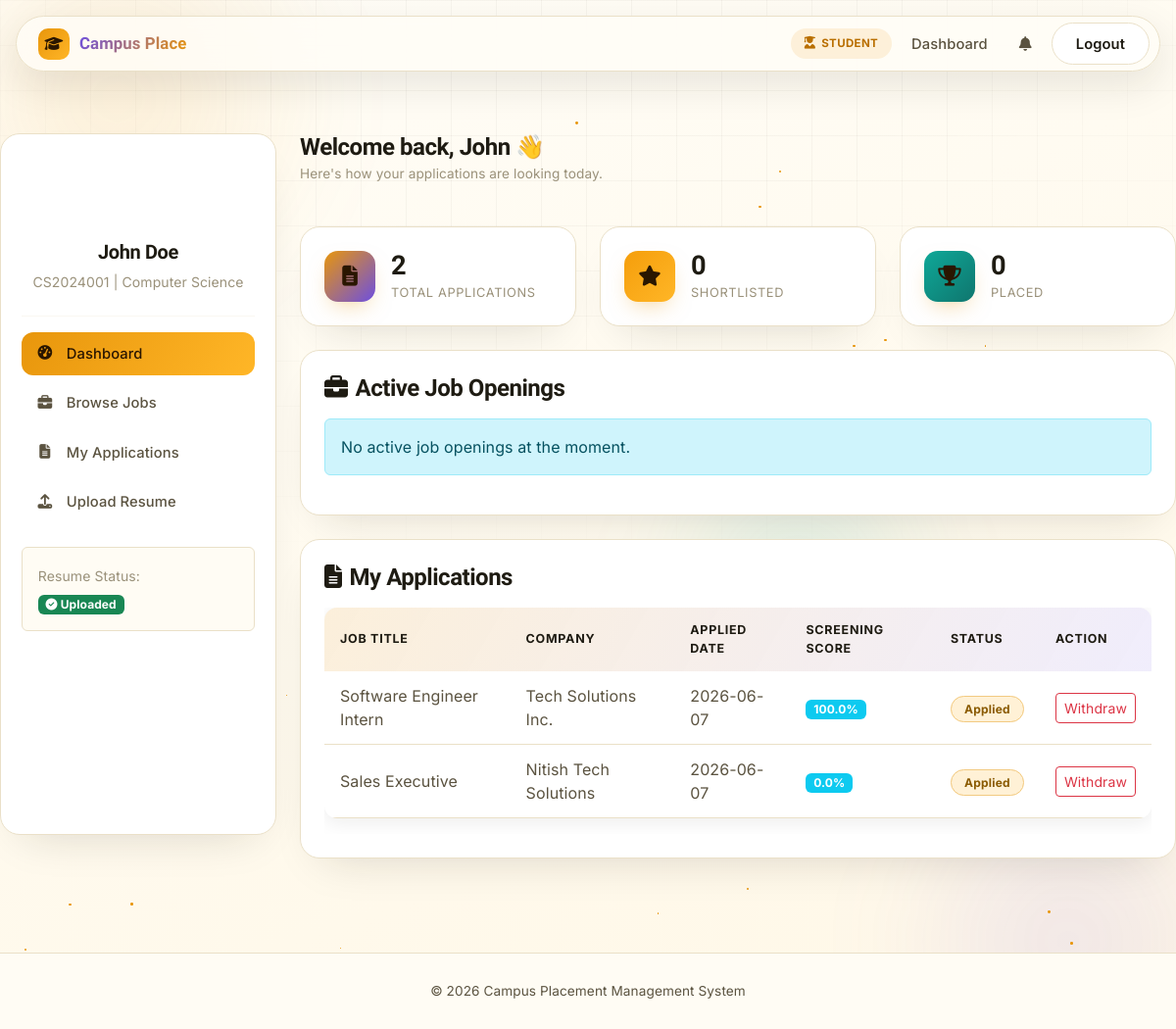
The page /student/dashboard (signed in) on the database its author committed.
### app.py (models this page shows, shortened)
class User(db.Model):
    __tablename__ = 'users'
    id = db.Column(db.Integer, primary_key=True)
    email = db.Column(db.String(120), unique=True, nullable=False)
    password_hash = db.Column(db.String(256), nullable=False)
    role = db.Column(db.String(20), nullable=False)  # 'student', 'company', 'admin'
    created_at = db.Column(db.DateTime, default=datetime.utcnow)

class StudentProfile(db.Model):
    __tablename__ = 'student_profiles'
    id = db.Column(db.Integer, primary_key=True)
    user_id = db.Column(db.Integer, db.ForeignKey('users.id'), unique=True)
    full_name = db.Column(db.String(100), nullable=False)
    roll_number = db.Column(db.String(50), unique=True)
    branch = db.Column(db.String(50))
    cgpa = db.Column(db.Float)
    passing_year = db.Column(db.Integer)
    phone = db.Column(db.String(15))
    skills = db.Column(db.Text)  # Comma separated skills
    resume_text = db.Column(db.Text)  # Extracted text from resume
    user = db.relationship('User', backref='student_profile', uselist=False)
    applications = db.relationship('JobApplication', backref='student', lazy=True)

class JobApplication(db.Model):
    __tablename__ = 'job_applications'
    id = db.Column(db.Integer, primary_key=True)
    student_id = db.Column(db.Integer, db.ForeignKey('student_profiles.id'))
    job_id = db.Column(db.Integer, db.ForeignKey('job_posts.id'))
    applied_date = db.Column(db.DateTime, default=datetime.utcnow)
    status = db.Column(db.String(20), default='Applied')  # Applied, Shortlisted, Rejected, Placed
    screening_score = db.Column(db.Float, default=0.0)
    remarks = db.Column(db.Text)

class JobPost(db.Model):
    __tablename__ = 'job_posts'
    id = db.Column(db.Integer, primary_key=True)
    company_id = db.Column(db.Integer, db.ForeignKey('company_profiles.id'))
    title = db.Column(db.String(100), nullable=False)
    description = db.Column(db.Text, nullable=False)
    required_skills = db.Column(db.Text)  # Comma separated
    location = db.Column(db.String(100))
    salary_range = db.Column(db.String(50))
    last_date = db.Column(db.Date)
    created_at = db.Column(db.DateTime, default=datetime.utcnow)
    is_active = db.Column(db.Boolean, default=True)
    applications = db.relationship('JobApplication', backref='job', lazy=True)

class CompanyProfile(db.Model):
    __tablename__ = 'company_profiles'
    id = db.Column(db.Integer, primary_key=True)
    user_id = db.Column(db.Integer, db.ForeignKey('users.id'), unique=True)
    company_name = db.Column(db.String(100), nullable=False)
    industry = db.Column(db.String(50))
    description = db.Column(db.Text)
    website = db.Column(db.String(200))
    location = db.Column(db.String(100))
    approval_status = db.Column(db.String(20), default='pending')  # pending, approved, rejected
    user = db.relationship('User', backref='company_profile', uselist=False)
    jobs = db.relationship('JobPost', backref='company', lazy=True)

### app.py (the view)
@app.route('/student/dashboard')
@login_required
@role_required('student')
def student_dashboard():
    student = StudentProfile.query.filter_by(user_id=session['user_id']).first()
    applications = JobApplication.query.filter_by(student_id=student.id).all()
    total_applications = len(applications)
    shortlisted = sum(1 for a in applications if a.status == 'Shortlisted')
    placed = sum(1 for a in applications if a.status == 'Placed')
    applied_job_ids = [a.job_id for a in applications]
    active_jobs = JobPost.query.filter(
        JobPost.is_active == True,
        JobPost.id.notin_(applied_job_ids) if applied_job_ids else True
    ).all()
    return render_template('student_dashboard.html',
                         student=student,
                         applications=applications,
                         active_jobs=active_jobs,
                         total_applications=total_applications,
                         shortlisted=shortlisted,
                         placed=placed)

### app.py (called while the page is built)
def login_required(f):
    @wraps(f)
    def decorated_function(*args, **kwargs):
        if 'user_id' not in session:
            flash('Please login to access this page', 'warning')
            return redirect(url_for('login'))
        return f(*args, **kwargs)
    return decorated_function

def role_required(*roles):
    def decorator(f):
        @wraps(f)
        def decorated_function(*args, **kwargs):
            if 'user_id' not in session:
                flash('Please login first', 'warning')
                return redirect(url_for('login'))
            user = User.query.get(session['user_id'])
            if user.role not in roles:
                flash('You do not have permission to access this page', 'danger')
                return redirect(url_for('dashboard'))
            return f(*args, **kwargs)
        return decorated_function
    return decorator

@app.context_processor
def inject_notifications():
    if 'user_id' in session:
        unread_count = Notification.query.filter_by(user_id=session['user_id'], is_read=False).count()
        recent_notifications = Notification.query.filter_by(user_id=session['user_id']) \
            .order_by(desc(Notification.created_at)).limit(6).all()
        return dict(unread_notif_count=unread_count, recent_notifications=recent_notifications)
    return dict(unread_notif_count=0, recent_notifications=[])

### templates/student_dashboard.html (shortened to what this page needs)
{% extends "base.html" %}
{% block content %}
<div class="container-fluid dashboard-container">
    <div class="row">
        <div class="col-lg-3 mb-4">
            <div class="sidebar">
                <div class="text-center mb-4">
                    <div class="rounded-circle bg-gradient p-3 d-inline-block" style="background: linear-gradient(135deg, var(--accent-1), var(--accent-3));">
                        <i class="fas fa-user-graduate fa-2x text-white"></i>
                    </div>
                    <h5 class="mt-3">{{ student.full_name }}</h5>
                    <p class="text-muted small">{{ student.roll_number }} | {{ student.branch }}</p>
                </div>
                <hr>
                <ul class="sidebar-nav">
                    <li><a href="#" class="active"><i class="fas fa-tachometer-alt"></i> Dashboard</a></li>
                    <li><a href="#active-jobs"><i class="fas fa-briefcase"></i> Browse Jobs</a></li>
                    <li><a href="#my-applications"><i class="fas fa-file-alt"></i> My Applications</a></li>
                    <li><a href="#" data-bs-toggle="modal" data-bs-target="#uploadResumeModal"><i class="fas fa-upload"></i> Upload Resume</a></li>
                </ul>
                <div class="mt-4 p-3 rounded" style="background: var(--glass-strong); border:1px solid var(--glass-border);">
                    <small class="text-muted">Resume Status:</small>
                    <div class="mt-1">
                        {% if student.resume_text %}
                            <span class="badge bg-success"><i class="fas fa-check-circle"></i> Uploaded</span>
                        {% else %}
                            <span class="badge bg-warning"><i class="fas fa-exclamation-triangle"></i> Not Uploaded</span>
                        {% endif %}
                    </div>
                </div>
            </div>
        </div>
        <div class="col-lg-9">
            <div class="page-header">
                <div>
                    <h3>Welcome back, {{ student.full_name.split(' ')[0] }} 👋</h3>
                    <p class="page-sub">Here's how your applications are looking today.</p>
                </div>
            </div>
            <div class="row g-4 mb-4">
                <div class="col-md-4">
                    <div class="stat-card">
                        <div class="stat-icon" style="background: linear-gradient(135deg, var(--accent-1), var(--accent-2));"><i class="fas fa-file-alt"></i></div>
                        <div class="stat-body"><h3>{{ total_applications }}</h3><p>Total Applications</p></div>
                    </div>
                </div>
                <div class="col-md-4">
                    <div class="stat-card">
                        <div class="stat-icon" style="background: linear-gradient(135deg, #f59e0b, var(--accent-3));"><i class="fas fa-star"></i></div>
                        <div class="stat-body"><h3>{{ shortlisted }}</h3><p>Shortlisted</p></div>
                    </div>
                </div>
                <div class="col-md-4">
                    <div class="stat-card">
                        <div class="stat-icon" style="background: linear-gradient(135deg, var(--accent-4), #0f766e);"><i class="fas fa-trophy"></i></div>
                        <div class="stat-body"><h3>{{ placed }}</h3><p>Placed</p></div>
                    </div>
                </div>
            </div>
            <div class="glass-card p-4 mb-4" id="active-jobs">
                <h4 class="mb-3"><i class="fas fa-briefcase me-2"></i>Active Job Openings</h4>
                {% if active_jobs %}
                    <div class="table-responsive">
                        <table class="table custom-table">
                            <thead>
                                <tr><th>Title</th><th>Company</th><th>Location</th><th>Salary</th><th>Last Date</th><th>Action</th></tr>
                            </thead>
                            <tbody>
                                {% for job in active_jobs %}
                                <tr>
                                    <td><strong>{{ job.title }}</strong></td>
                                    <td>{{ job.company.company_name }}</td>
                                    <td>{{ job.location }}</td>
                                    <td>{{ job.salary_range }}</td>
                                    <td>{{ job.last_date }}</td>
                                    <td><a href="{{ url_for('apply_job', job_id=job.id) }}" class="btn btn-sm btn-gradient">Apply</a></td>
                                </tr>
                                {% endfor %}
                            </tbody>
                        </table>
                    </div>
                {% else %}
                    <div class="alert alert-info">No active job openings at the moment.</div>
                {% endif %}
            </div>
            <div class="glass-card p-4" id="my-applications">
                <h4 class="mb-3"><i class="fas fa-file-alt me-2"></i>My Applications</h4>
                {% if applications %}
                    <div class="table-responsive">
                        <table class="table custom-table">
                            <thead>
                                <tr><th>Job Title</th><th>Company</th><th>Applied Date</th><th>Screening Score</th><th>Status</th><th>Action</th></tr>
                            </thead>
                            <tbody>
                                {% for app in applications %}
                                <tr>
                                    <td>{{ app.job.title }}</td>
                                    <td>{{ app.job.company.company_name }}</td>
                                    <td>{{ app.applied_date.strftime('%Y-%m-%d') }}</td>
                                    <td><span class="badge bg-info">{{ "%.1f"|format(app.screening_score) }}%</span></td>
                                    <td>
                                        <span class="badge-status badge-{{ app.status.lower() }}">{{ app.status }}</span>
                                    </td>
                                    <td>
                                        {% if app.status == 'Applied' %}
                                            <a href="{{ url_for('withdraw_application', app_id=app.id) }}" class="btn btn-sm btn-outline-danger" onclick="return confirm('Withdraw application?')">Withdraw</a>
                                        {% endif %}
                                    </td>
                                </tr>
                                {% endfor %}
                            </tbody>
                        </table>
                    </div>
                {% else %}
                    <div class="alert alert-info">You haven't applied to any jobs yet.</div>
                {% endif %}
            </div>
        </div>
    </div>
</div>
{% endblock %}

### templates/base.html (shortened to what this page needs)
<!DOCTYPE html>
<html lang="en">
<head>
    <link href="https://cdn.jsdelivr.net/npm/bootstrap@5.3.3/dist/css/bootstrap.min.css" rel="stylesheet">
    <link rel="stylesheet" href="https://cdnjs.cloudflare.com/ajax/libs/font-awesome/6.4.0/css/all.min.css">
</head>
<body>
    <div class="bg-fx">
        <div class="bg-blob b2"></div>
        <div class="bg-stars" id="bgStars"></div>
    </div>
    <div class="nav-shell">
        <nav class="navbar navbar-expand-lg glass-nav">
            <div class="container-fluid px-0">
                <a class="navbar-brand" href="{{ url_for('index') }}">
                    <span class="brand-mark"><i class="fas fa-graduation-cap"></i></span>
                    <span class="brand-text">Campus Place</span>
                </a>
                <div class="collapse navbar-collapse" id="navbarNav">
                    <ul class="navbar-nav ms-auto align-items-lg-center">
                        {% if session.user_id %}
                            <li class="nav-item d-flex align-items-center me-1">
                                <span class="role-badge role-{{ session.user_role }}">
                                    <i class="fas fa-{% if session.user_role == 'admin' %}shield-alt{% elif session.user_role == 'company' %}building{% else %}user-graduate{% endif %}"></i>
                                    {{ session.user_role }}
                                </span>
                            </li>
                            <li class="nav-item">
                                <a class="nav-link" href="{{ url_for('dashboard') }}">Dashboard</a>
                            </li>
                            <li class="nav-item dropdown">
                                <a class="nav-link position-relative" href="#" role="button" data-bs-toggle="dropdown" aria-label="Notifications">
                                    <i class="fas fa-bell"></i>
                                </a>
                            </li>
                            <li class="nav-item ms-lg-1">
                                <a class="btn-outline-gradient" href="{{ url_for('logout') }}">Logout</a>
                            </li>
                        {% endif %}
                    </ul>
                </div>
            </div>
        </nav>
    </div>
    <div style="padding-top: 100px; position: relative;">
        {% block content %}{% endblock %}
    </div>
    <div class="footer">
        <p class="mb-0">&copy; 2026 Campus Placement Management System</p>
    </div>
</body>
</html>

### rows shown on the page
User: user_role "STUDENT"
StudentProfile: full_name "John Doe", roll_number "CS2024001", branch "Computer Science", full_name "John"
JobApplication: job "Software Engineer Intern", job.company.company_name "Tech Solutions Inc.", applied_date "2026-06-07", screening_score "100.0", status "Applied"
JobApplication: job "Sales Executive", job.company.company_name "Nitish Tech Solutions", applied_date "2026-06-07", screening_score "0.0", status "Applied"

### other values the page prints
{{ total_applications }} "2"
{{ shortlisted }} "0"
{{ placed }} "0"
